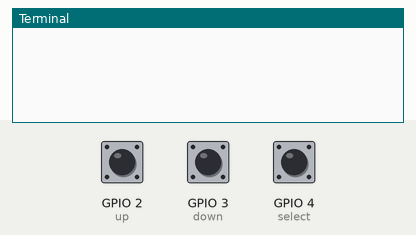
This program was run on a simulated Raspberry Pi (BCM pin numbers). On the bench: the last lines printed to the terminal. The test bench sets the inputs (shaded band); at power-on: GPIO 2 (up) HIGH, GPIO 3 (down) HIGH, GPIO 4 (select) HIGH.

Above: at 1.2 s.
1.3 s: GPIO 2 (up) pulled LOW for 0.25 s
At 2.6 s:
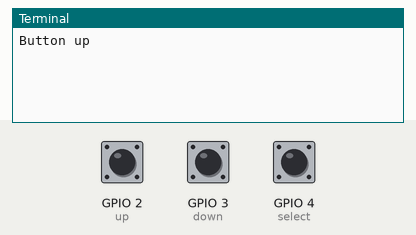
3.0 s: GPIO 3 (down) pulled LOW for 0.25 s
At 4.2 s:
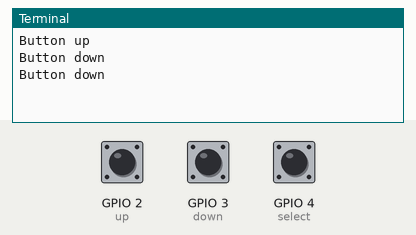
4.7 s: GPIO 4 (select) pulled LOW for 0.25 s
At 5.4 s:
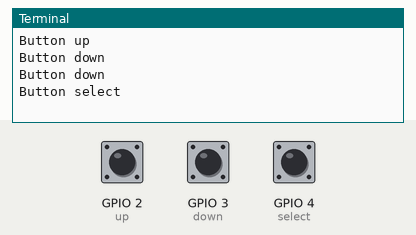

Measured:
- after the input at 1.3 s, the terminal: prints a new line after 0.10 s (image 1)
- after the input at 3.0 s, the terminal: prints a new line at once (image 2)
- after the input at 4.7 s, the terminal: prints a new line after 0.10 s (image 3)

The program:

test.py
```python
import RPi.GPIO as GPIO
import time
up  = 2
down = 3
select = 4
def setup():
    GPIO.setmode(GPIO.BCM)
    GPIO.setwarnings(False)
    GPIO.setup(up,GPIO.IN)
    GPIO.setup(down,GPIO.IN)

    GPIO.setup(select,GPIO.IN, pull_up_down = GPIO.PUD_UP)


def loop():
    while True:
        upstate = GPIO.input(up)
        downstate = GPIO.input(down)
        selectstate = GPIO.input(select)
        if upstate == False:
            print("Button up")

        elif downstate == False:
            print("Button down")

        elif selectstate == False:
            print("Button select")

        time.sleep(0.2)


def endprogram():
    GPIO.cleanup()
if __name__ == "__main__":

    setup()
    try:
        loop()
    except KeyboardInterrupt:
        print("Keyboard ")
        endprogram()
```
